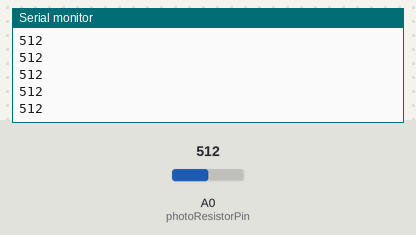
The sketch below on a simulated Arduino Uno, built with avr-gcc and run on an emulated ATmega328P. Shown: the last lines printed to the serial monitor. The test bench sets the inputs (shaded band); at power-on: A0 (photoResistorPin) = 512.

Above: at 1.2 s.
1.3 s: A0 (photoResistorPin) set to 716
At 1.31 s:
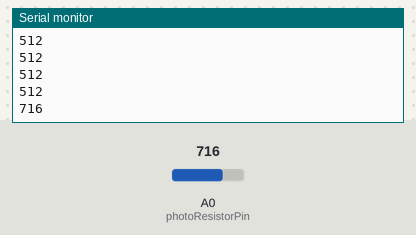
2.8 s: A0 (photoResistorPin) set to 900
At 2.81 s:
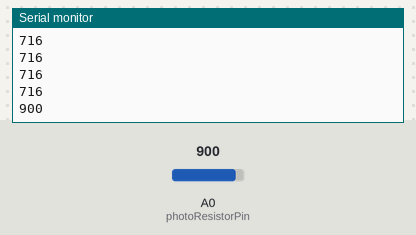
Timing chart, 0 to 5.8 s (numbered marks = the images above; inputs shaded):
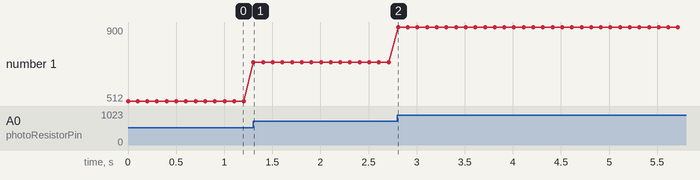

The sketch:

photoresistor.ino
```cpp
int photoResistorPin = A0;
int dt = 100;

int light_level;

void setup() {
  // put your setup code here, to run once:
pinMode(photoResistorPin, INPUT);
Serial.begin(9600);

}

void loop() {
  // put your main code here, to run repeatedly:
light_level = analogRead(photoResistorPin);
Serial.println(light_level);
delay(dt);
}
```

Measured:
- after the input at 1.3 s, the serial monitor: prints a new line at once (image 1)
- after the input at 2.8 s, the serial monitor: prints a new line at once (image 2)
- plotted number 1: 512 → 716 after the input at 1.3 s, 716 → 900 after the input at 2.8 s
